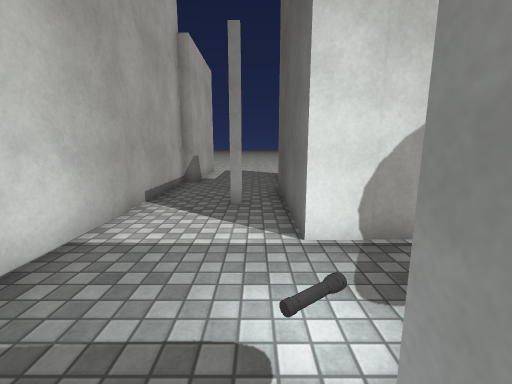
View 1 (above)

19 first-person views from a walk through a scene from a Unity 3-D project. The camera is 1.4 m above the floor, tilts 10° down and sees 90° across. The floor is counted in squares, 1 m on a side. Each view is taken from the middle of a square. On the plan, view 1 faces up. The plan holds only what a view shows up to about 13 squares ahead; the rest is blank. The place goes on beyond the plan. The player is left out. Surface patterns are stand-ins for the level's own textures.

View 2
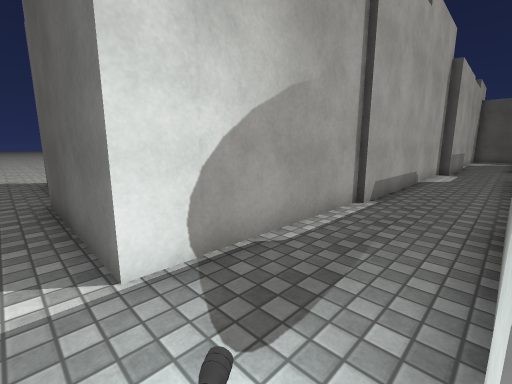

View 3
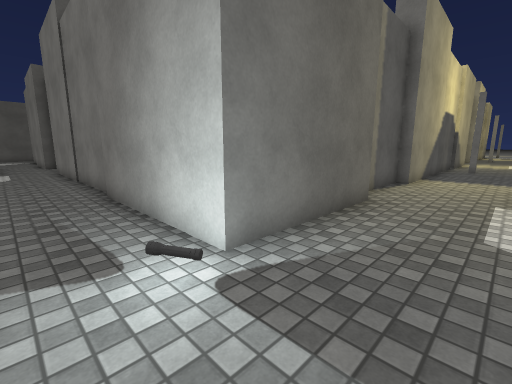

View 4
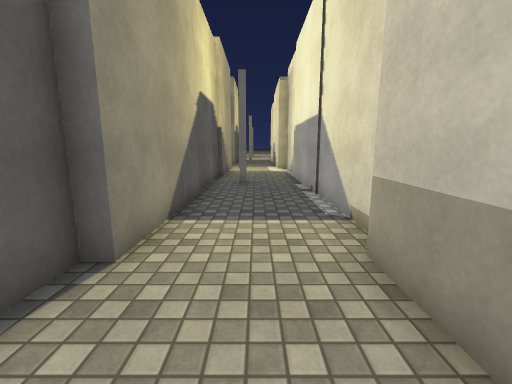

View 5
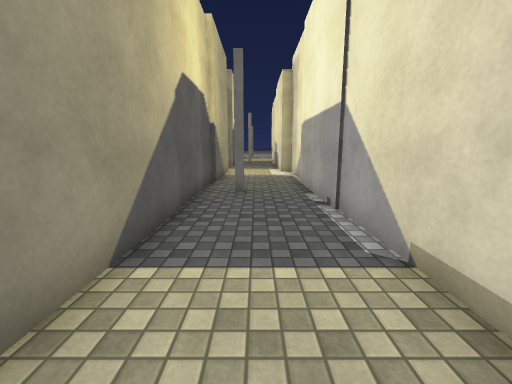

View 6
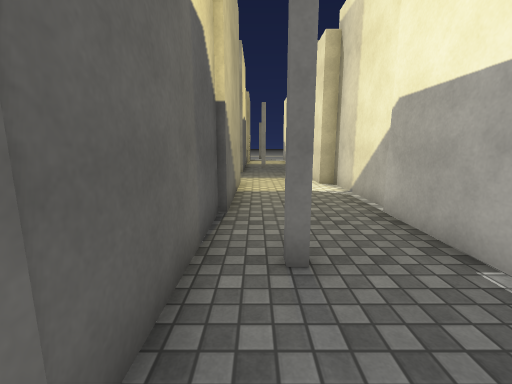

View 7
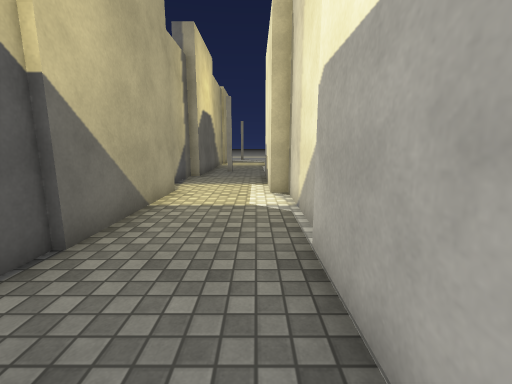

View 8
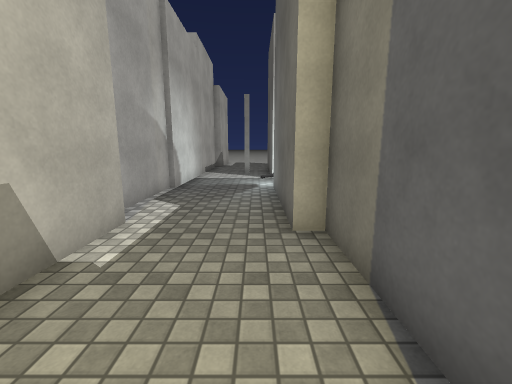

View 9
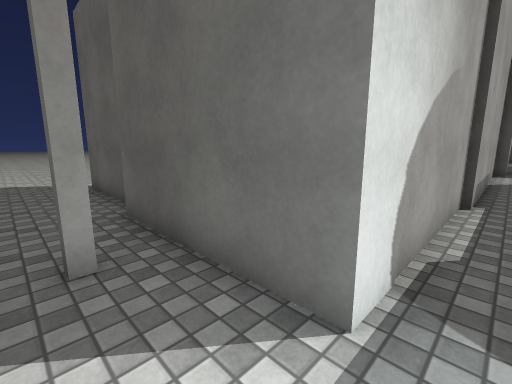

View 10
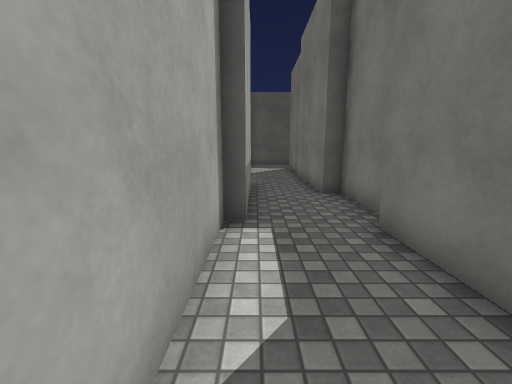

View 11
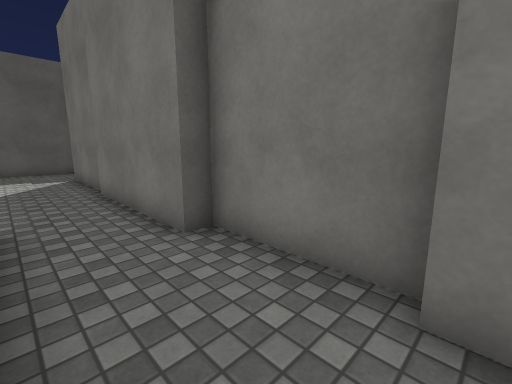

View 12
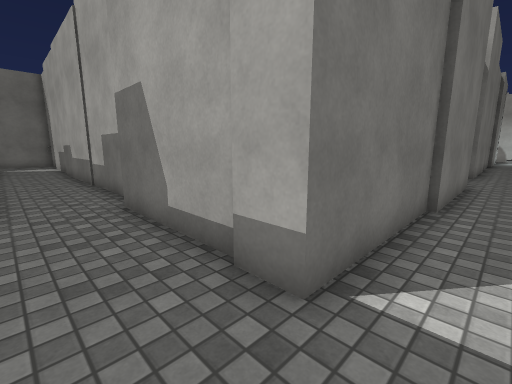

View 13
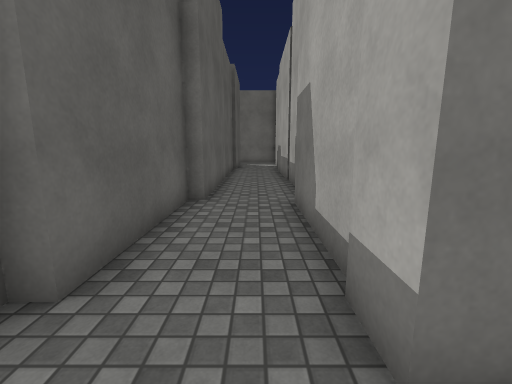

View 14
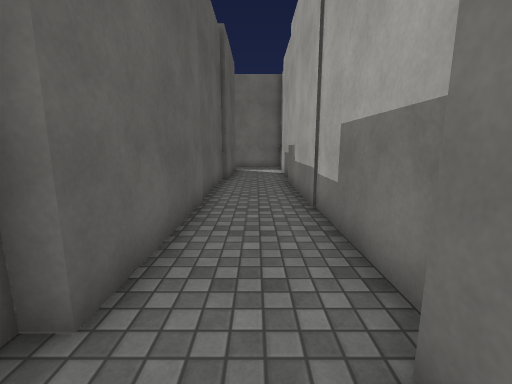

View 15
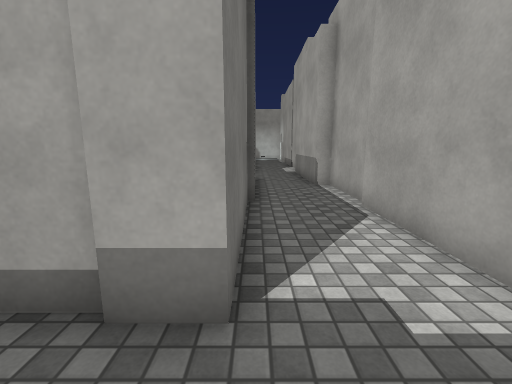

View 16
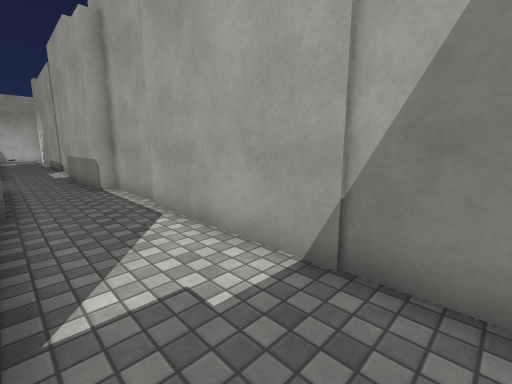

View 17
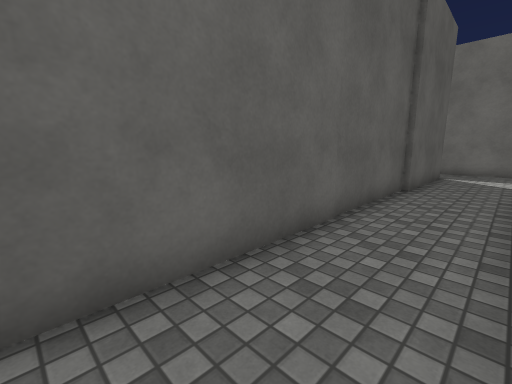

View 18
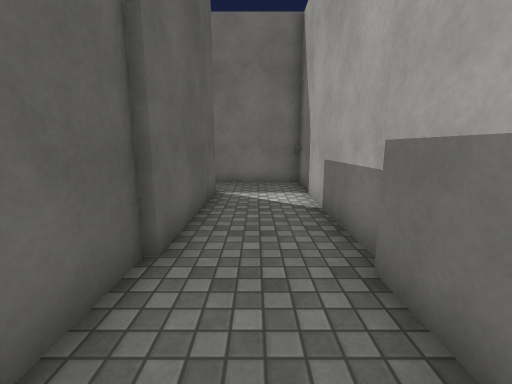

View 19
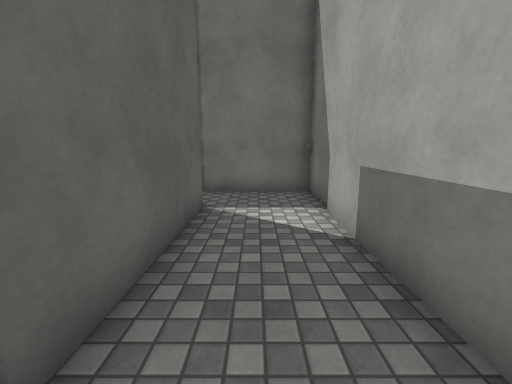

### Floor plan
Points are (right, up) in squares from view 1. A wall is a line through its corners. A room is listed if a view was taken in it or the views show most of it. See-through windows are left out.
Room 1 (views 1, 2, 3, 4, 5, 6, 7, 8, 9, 10, 11)
walls: (0.7, -3.8) (0.7, 1) (6, 1); (-2.5, -3.2) (-2.5, -8.2); (1.2, -8) (1.2, -3.8); (-2.8, -8.6) (-2.8, -17.6); (-3, 0.9) (-3, -2.4); (6.6, 0.8) (15.4, 0.8); (-0.8, -14.8) (-0.2, -14.8); (-3, -17.9) (-3, -21.8); (1.2, 9.9) (1.2, 11.5); (-2.8, 10.1) (-2.8, 0.8); (-2.5, 11.5) (-2.5, 10.1); (-2.5, -21.8) (-2.5, -24.5); (0.7, -22.2) (0.7, -8); (15.7, 3.2) (15.7, 3.6) (0.7, 3.6) (0.7, 8.6); (1.2, -24.5) (1.2, -23.8)
ways out: opening at (15, 2) to room 4; gap at (0, 6)
objects: other object (0, 2)
Room 2 (views 12, 13, 14, 15, 16, 17, 18, 19)
walls: (27.6, -4.9) (27.6, -13.8); (30.8, -4.7) (30.8, -0.1); (31.3, -0.1) (31.3, 3.1); (23.5, 0.8) (28, 0.8) (28, -4.4); (30.2, 3.6) (23.9, 3.6); (23.5, 3.6) (20.5, 3.6); (20.4, 1) (23.5, 1); (30.4, -13.6) (30.4, -4.7); (20.5, 3.9) (20.5, 3.2)
ways out: opening at (29, -13) to room 3; opening at (21, 2) to room 4
Room 3 (no view inside)
walls: (30.4, -19) (30.4, -13.6); (27.3, -19) (27.3, -21.2) (30.8, -21.2); (27.5, -14) (27.5, -18.4)
ways out: opening at (29, -13) to room 2; opening at (30, -20)
Room 4 (no view inside)
walls: (20.5, 3.2) (15.7, 3.2); (15.4, 0.4) (18.7, 0.4) (18.7, 1) (20.4, 1)
ways out: opening at (15, 2) to room 1; opening at (21, 2) to room 2

Positions as (right, up) in squares from view 1, and headings:
1: (0, 0), facing up
2: (0, 1), facing up-right
3: (-2, 3), facing down-right
4: (-1, -5), facing down
5: (-1, -7), facing down
6: (0, -12), facing down
7: (-2, -14), facing down
8: (0, -8), facing up
9: (-1, 3), facing up-right
10: (11, 3), facing right
11: (15, 3), facing down-right
12: (30, 2), facing down-left
13: (29, 2), facing down
14: (29, -3), facing down
15: (30, 1), facing left
16: (30, 1), facing up-left
17: (28, -5), facing down-right
18: (29, -11), facing down
19: (29, -13), facing down
